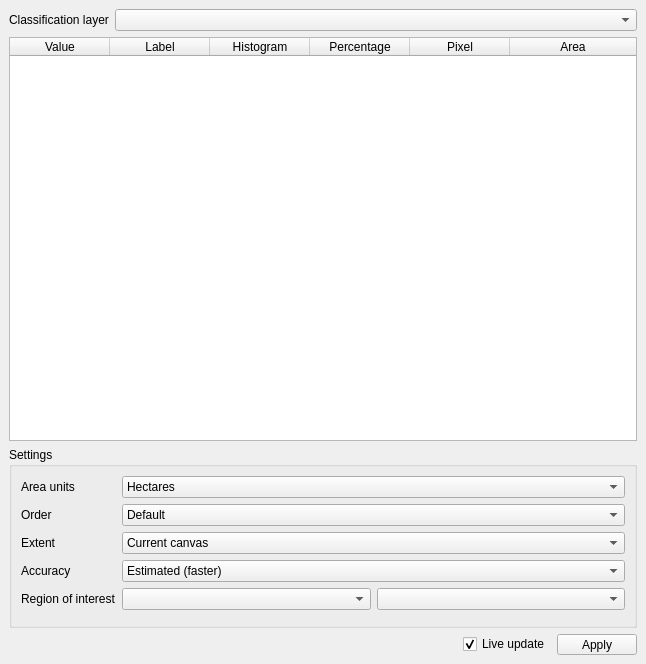
<?xml version="1.0" encoding="UTF-8"?>
<ui version="4.0">
 <class>MainWindow</class>
 <widget class="QMainWindow" name="MainWindow">
  <property name="geometry">
   <rect>
    <x>0</x>
    <y>0</y>
    <width>646</width>
    <height>664</height>
   </rect>
  </property>
  <property name="windowTitle">
   <string>Classification Statistics</string>
  </property>
  <widget class="QWidget" name="centralwidget">
   <layout class="QVBoxLayout" name="verticalLayout" stretch="0,0,1,0">
    <item>
     <layout class="QHBoxLayout" name="horizontalLayout">
      <item>
       <widget class="QLabel" name="label_4">
        <property name="sizePolicy">
         <sizepolicy hsizetype="Fixed" vsizetype="Preferred">
          <horstretch>0</horstretch>
          <verstretch>0</verstretch>
         </sizepolicy>
        </property>
        <property name="text">
         <string>Classification layer</string>
        </property>
       </widget>
      </item>
      <item>
       <widget class="QgsMapLayerComboBox" name="mLayer">
        <property name="currentIndex">
         <number>-1</number>
        </property>
        <property name="allowEmptyLayer">
         <bool>true</bool>
        </property>
       </widget>
      </item>
     </layout>
    </item>
    <item>
     <widget class="QTableWidget" name="mTable">
      <property name="editTriggers">
       <set>QAbstractItemView::NoEditTriggers</set>
      </property>
      <property name="selectionMode">
       <enum>QAbstractItemView::NoSelection</enum>
      </property>
      <property name="selectionBehavior">
       <enum>QAbstractItemView::SelectRows</enum>
      </property>
      <property name="sortingEnabled">
       <bool>false</bool>
      </property>
      <attribute name="horizontalHeaderStretchLastSection">
       <bool>true</bool>
      </attribute>
      <attribute name="verticalHeaderVisible">
       <bool>false</bool>
      </attribute>
      <attribute name="verticalHeaderShowSortIndicator" stdset="0">
       <bool>false</bool>
      </attribute>
      <column>
       <property name="text">
        <string>Value</string>
       </property>
      </column>
      <column>
       <property name="text">
        <string>Label</string>
       </property>
      </column>
      <column>
       <property name="text">
        <string>Histogram</string>
       </property>
      </column>
      <column>
       <property name="text">
        <string>Percentage</string>
       </property>
      </column>
      <column>
       <property name="text">
        <string>Pixel</string>
       </property>
      </column>
      <column>
       <property name="text">
        <string>Area</string>
       </property>
      </column>
     </widget>
    </item>
    <item>
     <widget class="QgsCollapsibleGroupBox" name="mGroupBox">
      <property name="sizePolicy">
       <sizepolicy hsizetype="Preferred" vsizetype="Fixed">
        <horstretch>0</horstretch>
        <verstretch>0</verstretch>
       </sizepolicy>
      </property>
      <property name="title">
       <string>Settings</string>
      </property>
      <layout class="QVBoxLayout" name="verticalLayout_2">
       <item>
        <layout class="QFormLayout" name="formLayout">
         <item row="0" column="0">
          <widget class="QLabel" name="label_6">
           <property name="sizePolicy">
            <sizepolicy hsizetype="Fixed" vsizetype="Preferred">
             <horstretch>0</horstretch>
             <verstretch>0</verstretch>
            </sizepolicy>
           </property>
           <property name="text">
            <string>Area units</string>
           </property>
          </widget>
         </item>
         <item row="0" column="1">
          <widget class="QComboBox" name="mAreaUnits">
           <property name="currentIndex">
            <number>1</number>
           </property>
           <item>
            <property name="text">
             <string>Square Meters</string>
            </property>
           </item>
           <item>
            <property name="text">
             <string>Hectares</string>
            </property>
           </item>
           <item>
            <property name="text">
             <string>Square Kilometers</string>
            </property>
           </item>
          </widget>
         </item>
         <item row="2" column="0">
          <widget class="QLabel" name="label_34">
           <property name="sizePolicy">
            <sizepolicy hsizetype="Fixed" vsizetype="Preferred">
             <horstretch>0</horstretch>
             <verstretch>0</verstretch>
            </sizepolicy>
           </property>
           <property name="text">
            <string>Extent</string>
           </property>
          </widget>
         </item>
         <item row="2" column="1">
          <widget class="QComboBox" name="mExtent">
           <property name="toolTip">
            <string>The Statistics extent.</string>
           </property>
           <property name="currentIndex">
            <number>1</number>
           </property>
           <item>
            <property name="text">
             <string>Whole raster</string>
            </property>
           </item>
           <item>
            <property name="text">
             <string>Current canvas</string>
            </property>
           </item>
          </widget>
         </item>
         <item row="3" column="0">
          <widget class="QLabel" name="label_35">
           <property name="sizePolicy">
            <sizepolicy hsizetype="Fixed" vsizetype="Preferred">
             <horstretch>0</horstretch>
             <verstretch>0</verstretch>
            </sizepolicy>
           </property>
           <property name="text">
            <string>Accuracy</string>
           </property>
          </widget>
         </item>
         <item row="3" column="1">
          <widget class="QComboBox" name="mAccuracy">
           <property name="toolTip">
            <string>The calculation accuracy.</string>
           </property>
           <property name="currentIndex">
            <number>0</number>
           </property>
           <item>
            <property name="text">
             <string>Estimated (faster)</string>
            </property>
           </item>
           <item>
            <property name="text">
             <string>Actual (slower)</string>
            </property>
           </item>
          </widget>
         </item>
         <item row="4" column="0">
          <widget class="QLabel" name="label_36">
           <property name="sizePolicy">
            <sizepolicy hsizetype="Fixed" vsizetype="Preferred">
             <horstretch>0</horstretch>
             <verstretch>0</verstretch>
            </sizepolicy>
           </property>
           <property name="text">
            <string>Region of interest</string>
           </property>
          </widget>
         </item>
         <item row="4" column="1">
          <layout class="QHBoxLayout" name="horizontalLayout_3">
           <item>
            <widget class="QgsMapLayerComboBox" name="mRoiLayer">
             <property name="sizePolicy">
              <sizepolicy hsizetype="Preferred" vsizetype="Fixed">
               <horstretch>1</horstretch>
               <verstretch>0</verstretch>
              </sizepolicy>
             </property>
             <property name="toolTip">
              <string>The ROI layer.</string>
             </property>
             <property name="currentIndex">
              <number>-1</number>
             </property>
             <property name="allowEmptyLayer">
              <bool>true</bool>
             </property>
            </widget>
           </item>
           <item>
            <widget class="QgsFieldComboBox" name="mRoiField">
             <property name="sizePolicy">
              <sizepolicy hsizetype="Preferred" vsizetype="Fixed">
               <horstretch>1</horstretch>
               <verstretch>0</verstretch>
              </sizepolicy>
             </property>
             <property name="toolTip">
              <string>The ROI label attribute shown in the geometry picker widget.</string>
             </property>
            </widget>
           </item>
          </layout>
         </item>
         <item row="5" column="1">
          <widget class="QgsFeaturePickerWidget" name="mRoiFeature">
           <property name="sizePolicy">
            <sizepolicy hsizetype="Preferred" vsizetype="Fixed">
             <horstretch>1</horstretch>
             <verstretch>0</verstretch>
            </sizepolicy>
           </property>
           <property name="toolTip">
            <string>The ROI geometry used for masking.</string>
           </property>
           <property name="displayExpression">
            <string/>
           </property>
           <property name="fetchGeometry">
            <bool>true</bool>
           </property>
           <property name="fetchLimit">
            <number>999999999</number>
           </property>
           <property name="showBrowserButtons">
            <bool>true</bool>
           </property>
          </widget>
         </item>
         <item row="1" column="0">
          <widget class="QLabel" name="label_7">
           <property name="sizePolicy">
            <sizepolicy hsizetype="Fixed" vsizetype="Preferred">
             <horstretch>0</horstretch>
             <verstretch>0</verstretch>
            </sizepolicy>
           </property>
           <property name="text">
            <string>Order</string>
           </property>
          </widget>
         </item>
         <item row="1" column="1">
          <widget class="QComboBox" name="mOrder">
           <property name="currentIndex">
            <number>0</number>
           </property>
           <item>
            <property name="text">
             <string>Default</string>
            </property>
           </item>
           <item>
            <property name="text">
             <string>Value: ascending</string>
            </property>
           </item>
           <item>
            <property name="text">
             <string>Value: descending</string>
            </property>
           </item>
           <item>
            <property name="text">
             <string>Label: ascending</string>
            </property>
           </item>
           <item>
            <property name="text">
             <string>Label: descending</string>
            </property>
           </item>
           <item>
            <property name="text">
             <string>Size: ascending</string>
            </property>
           </item>
           <item>
            <property name="text">
             <string>Size: descending</string>
            </property>
           </item>
          </widget>
         </item>
        </layout>
       </item>
      </layout>
     </widget>
    </item>
    <item>
     <layout class="QHBoxLayout" name="horizontalLayout_2">
      <item>
       <spacer name="horizontalSpacer">
        <property name="orientation">
         <enum>Qt::Horizontal</enum>
        </property>
        <property name="sizeHint" stdset="0">
         <size>
          <width>40</width>
          <height>20</height>
         </size>
        </property>
       </spacer>
      </item>
      <item>
       <widget class="QCheckBox" name="mLiveUpdate">
        <property name="toolTip">
         <string>Whether to auto-apply styling.</string>
        </property>
        <property name="text">
         <string>Live update</string>
        </property>
        <property name="checked">
         <bool>true</bool>
        </property>
       </widget>
      </item>
      <item>
       <widget class="QToolButton" name="mApply">
        <property name="sizePolicy">
         <sizepolicy hsizetype="Fixed" vsizetype="Fixed">
          <horstretch>0</horstretch>
          <verstretch>0</verstretch>
         </sizepolicy>
        </property>
        <property name="minimumSize">
         <size>
          <width>80</width>
          <height>0</height>
         </size>
        </property>
        <property name="toolTip">
         <string>Apply style.</string>
        </property>
        <property name="text">
         <string>Apply</string>
        </property>
       </widget>
      </item>
     </layout>
    </item>
   </layout>
  </widget>
 </widget>
 <customwidgets>
  <customwidget>
   <class>QgsCollapsibleGroupBox</class>
   <extends>QGroupBox</extends>
   <header>qgscollapsiblegroupbox.h</header>
   <container>1</container>
  </customwidget>
  <customwidget>
   <class>QgsFeaturePickerWidget</class>
   <extends>QWidget</extends>
   <header>qgsfeaturepickerwidget.h</header>
  </customwidget>
  <customwidget>
   <class>QgsFieldComboBox</class>
   <extends>QComboBox</extends>
   <header>qgsfieldcombobox.h</header>
  </customwidget>
  <customwidget>
   <class>QgsMapLayerComboBox</class>
   <extends>QComboBox</extends>
   <header>qgsmaplayercombobox.h</header>
  </customwidget>
 </customwidgets>
 <resources/>
 <connections/>
</ui>
